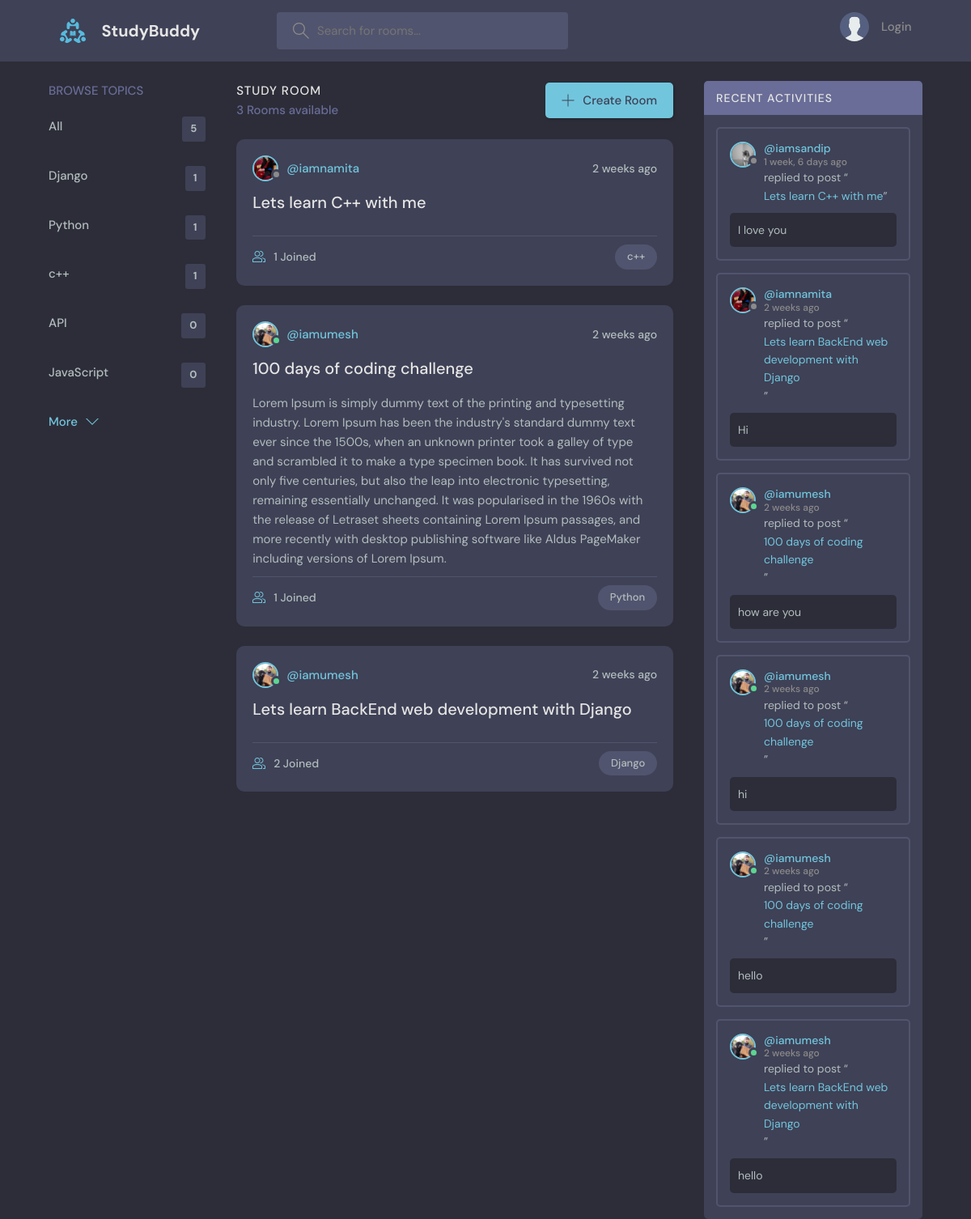
The page / on the database its author committed.
### ProjectApp/models.py (models this page shows, shortened)
class Topic(models.Model):
    name = models.CharField(max_length=200)

class Room(models.Model):
    host = models.ForeignKey(User, on_delete=models.SET_NULL, null=True)
    topic = models.ForeignKey(Topic, on_delete=models.SET_NULL, null = True)
    name = models.CharField(max_length=200)
    description = models.TextField(null=True, blank=True)
    participants = models.ManyToManyField(User, related_name='participant', blank=True)
    updated = models.DateTimeField(auto_now=True)
    created = models.DateTimeField(auto_now_add=True)
    class Meta:
        ordering = ['-updated', '-created']
    def __str__(self):
        return self.name

class User(AbstractUser):
    name = models.CharField(max_length=200, null=True)
    email = models.EmailField(unique = True, null = True)
    bio = models.TextField(null = True)
    avatar = models.ImageField(null = True, default='avatar.svg')
    USERNAME_FIELD = 'email'
    REQUIRED_FIELDS = []

class Message(models.Model):
    user = models.ForeignKey(User, on_delete=models.CASCADE)
    room = models.ForeignKey(Room, on_delete=models.CASCADE)
    body = models.TextField()
    updated = models.DateTimeField(auto_now=True)
    created = models.DateTimeField(auto_now_add=True)
    class Meta:
        ordering = ['-updated', '-created']

### ProjectApp/views.py (the view)
# urls.py: path('', views.home, name='home'),
def home(request):
    q = request.GET.get('q') if request.GET.get('q') != None else ''
    room_count = Room.objects.all().count()
    rooms = Room.objects.filter(
        Q(topic__name__icontains = q) |
        Q(name__icontains = q) |
        Q(description__icontains = q)
    )
    topics = Topic.objects.all()[0:5]
    room_messages = Message.objects.filter(Q(room__topic__name__icontains = q))
    context = {'page':'home', 'rooms':rooms, 'topics':topics, 'room_messages':room_messages, 'room_count': room_count}
    return render(request, 'index.html', context)

### templates/index.html (shortened to what this page needs)
{% extends 'main.html' %}
{% block content %}
{% include 'nav.html' %}
<main class="layout layout--3">
  <div class="container">
    <div class="topics">
      {% include 'topic_component.html' %}
    </div>
    <div class="roomList">
      <div class="roomList__header">
        <div>
          <h2>Study Room</h2>
          <p>{{rooms.count}} Rooms available</p>
        </div>
        <a class="btn btn--main" href="{% url 'create-room' %}">
          <svg version="1.1" xmlns="http://www.w3.org/2000/svg" width="32" height="32" viewBox="0 0 32 32">
            <title>add</title>
            <path
              d="M16.943 0.943h-1.885v14.115h-14.115v1.885h14.115v14.115h1.885v-14.115h14.115v-1.885h-14.115v-14.115z"
            ></path>
          </svg>
          Create Room
        </a>
      </div>
      {% include 'feed_component.html' %}
    </div>
    <div class="activities">
      {% include 'activity_component.html' %}
    </div>
  </div>
</main>
{% endblock %}

### templates/topic_component.html (shortened to what this page needs)
{% if page == 'home' %}
<div class="topics__header">
    <h2>Browse Topics</h2>
</div>
<ul class="topics__list">
    <li>
    <a href="/">All <span>{{topics.count}}</span></a>
    </li>
    {% for topic in topics %}
    <li>
        <a href="{% url 'home' %}?q={{topic.name}}">{{topic.name}} <span>{{topic.room_set.all.count}}</span></a>
    </li>
    {% endfor %}
</ul>
<a class="btn btn--link" href="{% url 'topics' %}">
    More
    <svg version="1.1" xmlns="http://www.w3.org/2000/svg" width="32" height="32" viewBox="0 0 32 32">
    <title>chevron-down</title>
    <path d="M16 21l-13-13h-3l16 16 16-16h-3l-13 13z"></path>
    </svg>
</a>
{% endif %}

### templates/feed_component.html (shortened to what this page needs)
{% for room in rooms %}
<div class="roomListRoom">
    <div class="roomListRoom__header">
      <a href="{% url 'user-profile' room.host.id %}" class="roomListRoom__author">
        {% if room.host.is_active %}
        <div class="avatar avatar--small active">
          <img src="{{room.host.avatar.url}}" />
        </div>
        {% else %}
        <div class="avatar avatar--small">
          <img src="{{room.host.avatar.url}}" />
        </div>
        {% endif %}
        <span>@{{room.host.username }}</span>
      </a>
      <div class="roomListRoom__actions">
        <span>{{room.created|timesince}} ago</span>
      </div>
    </div>
    <div class="roomListRoom__content">
      <a href="{% url 'room' room.id %}">{{room.name}}</a>
      <p>
        {{room.description}}
      </p>
    </div>
    <div class="roomListRoom__meta">
      <a href="{%url 'room' room.id %}" class="roomListRoom__joined">
        {{room.participants.count}} Joined
      </a>
      <p class="roomListRoom__topic">{{room.topic.name}}</p>
    </div>
  </div>
{% endfor %}

### templates/activity_component.html (shortened to what this page needs)
<div class="activities__header">
    <h2>Recent Activities</h2>
  </div>
  {% for room_message in room_messages %}
  <div class="activities__box">
    <div class="activities__boxHeader roomListRoom__header">
      <a href="{% url 'user-profile' room_message.user.id %}" class="roomListRoom__author">
        {% if room_message.user.is_active %}
        <div class="avatar avatar--small active">
          <img src="{{room_message.user.avatar.url}}" />
        </div>
        {% else %}
        <div class="avatar avatar--small">
          <img src="{{room_message.user.avatar.url}}" />
        </div>
        {% endif %}
        <p>
          @{{room_message.user.username}}
          <span>{{room_message.created|timesince}} ago</span>
        </p>
      </a>
    </div>
    <div class="activities__boxContent">
      <p>replied to post “<a href="{% url 'room' room_message.room.id %}">{{room_message.room}}</a>”</p>
      <div class="activities__boxRoomContent">
        {{room_message.body}}
      </div>
    </div>
  </div>
  {% endfor %}

### rows shown on the page
Topic: name "Django", room_set.all.count "1"
Topic: name "Python", room_set.all.count "1"
Topic: name "c++", room_set.all.count "1"
Topic: name "API", room_set.all.count "0"
Topic: name "JavaScript", room_set.all.count "0"
Room: host.avatar (picture), host.username "iamnamita", created "2 weeks", name "Lets learn C++ with me", participants.count "1", topic.name "c++"
Room: host.avatar (picture), host.username "iamumesh", created "2 weeks", name "100 days of coding challenge", description "Lorem Ipsum is simply dummy text of the printing and typesetting industry. Lorem Ipsum has been the industry's standard dummy text ever since the 1500s, when an unknown printer took a galley of type and scrambled it to make a type specimen book. It has survived not only five centuries, but also the leap into electronic typesetting, remaining essentially unchanged. It was popularised in the 1960s with the release of Letraset sheets containing Lorem Ipsum passages, and more recently with desktop publishing software like Aldus PageMaker including versions of Lorem Ipsum.", participants.count "1", topic.name "Python"
Room: host.avatar (picture), host.username "iamumesh", created "2 weeks", name "Lets learn BackEnd web development with Django", participants.count "2", topic.name "Django"
Message: user.avatar (picture), user.username "iamsandip", created "1 week, 6 days", room "Lets learn C++ with me", body "I love you"
Message: user.avatar (picture), user.username "iamnamita", created "2 weeks", room "Lets learn BackEnd web development with Django", body "Hi"
Message: user.avatar (picture), user.username "iamumesh", created "2 weeks", room "100 days of coding challenge", body "how are you"
Message: user.avatar (picture), user.username "iamumesh", created "2 weeks", room "100 days of coding challenge", body "hi"
Message: user.avatar (picture), user.username "iamumesh", created "2 weeks", room "100 days of coding challenge", body "hello"
Message: user.avatar (picture), user.username "iamumesh", created "2 weeks", room "Lets learn BackEnd web development with Django", body "hello"

### other values the page prints
{{ topics.count }} "5"
{{ rooms.count }} "3"
